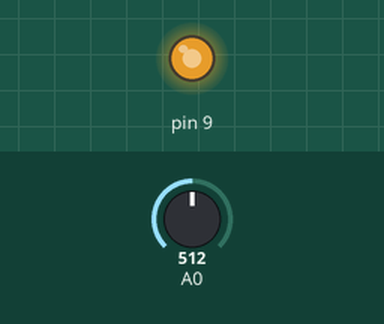
Bench run of a sketch on a simulated Arduino Uno, built with avr-gcc and run on an emulated ATmega328P. Parts: output pins drawn as LEDs (lit = HIGH). Inputs (shaded band) come from the test bench; at power-on: A0 = 512. What the sketch prints to the serial monitor is not drawn.

Above: at 0.1 s.
Timing chart, 0 to 1.6 s (numbered marks = the images above):
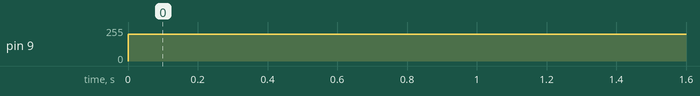

The sketch:

AnalogWriteRead.ino
```cpp
#include <VoltometerModule.h>
#include <SignalEmitterModule.h>
#include <SignalEmitterModule.h>
const int OUT = 9;
VoltometerModule vm = VoltometerModule(A0, INPUT);
SignalEmitterModule sem = SignalEmitterModule(OUT, 200);


void setup() {
  vm.init();
  sem.init();
}

void loop() {
  sem.tick();
//  tone(OUT, 440);
  vm.tick();
  vm.log();
  delay(20);
//  if(millis())
}
```

Measured:
- by itself, pin 9: 0/255 → 200/255 at 0.00 s
